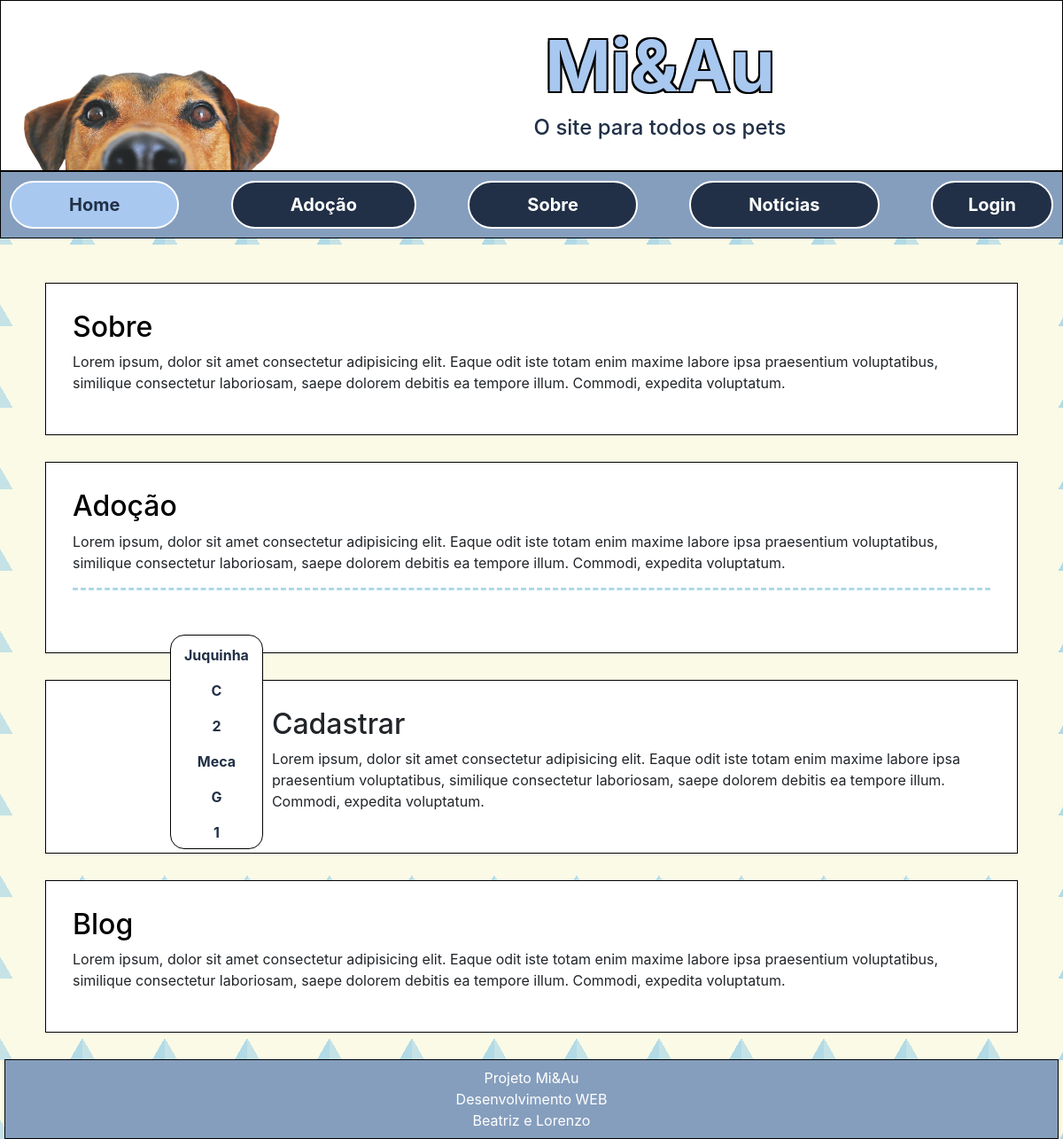
The app's page /, older data.
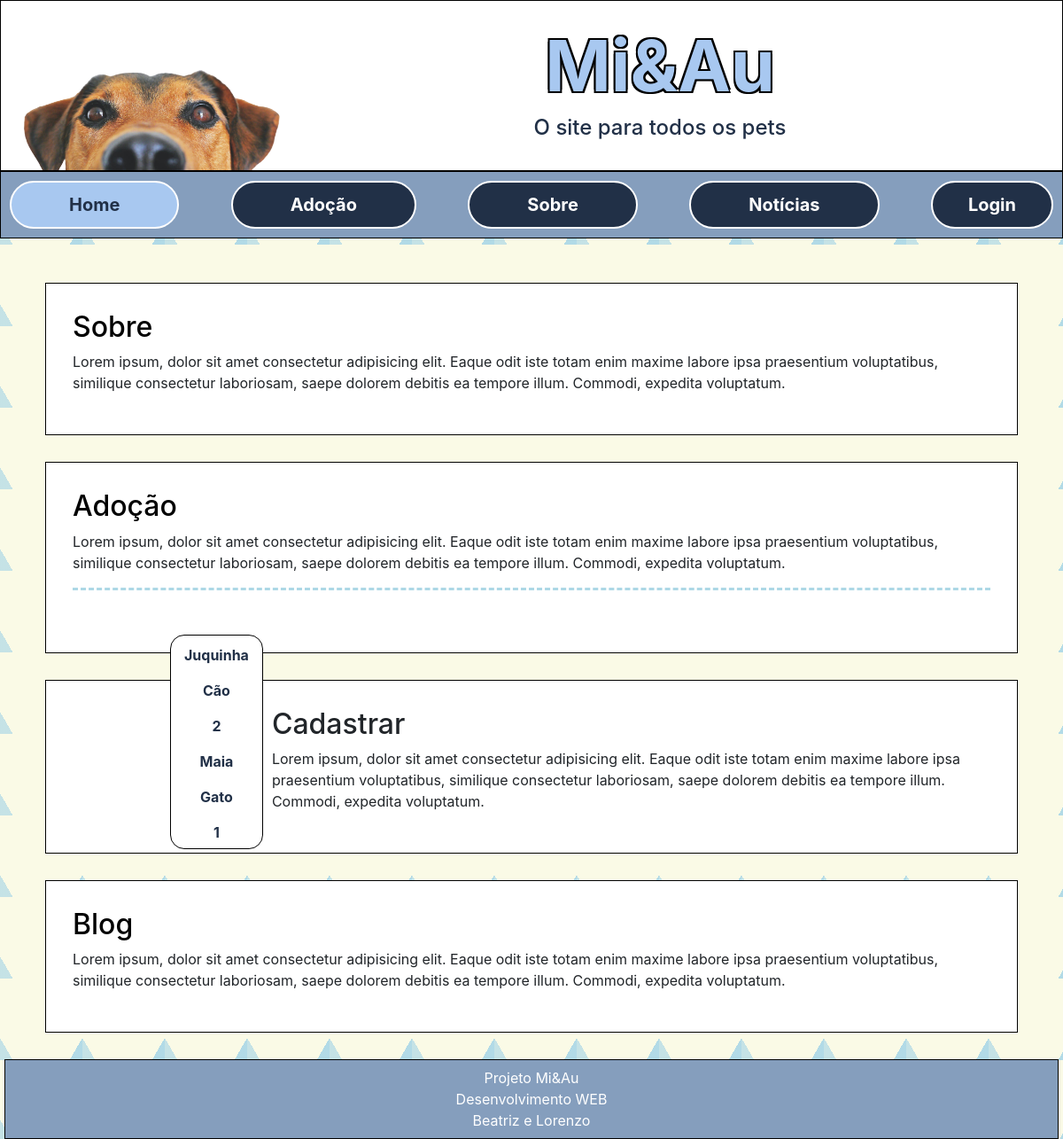
The same page, newer data.
### telainicial/models.py (models this page shows)
class Pets(models.Model):
    MF = [('M', 'Macho'), ('F', 'Fêmea')]
    Especies = [('Cão','Cão'), ('Gato','Gato')]
    Tamanhos = [('XP','Mini'),('P','Pequeno'),('M','Médio'),('G','Grande'),('XG','Extra Grande')]
    Castracao = [('S', 'Sim'), ('N', 'Não')]
    nome = models.CharField(max_length=100)
    idade = models.IntegerField(null=True)
    sexo = models.CharField(choices=MF, max_length=1)
    especie = models.CharField(choices=Especies, max_length=4)
    raca = models.CharField(max_length=30)
    porte = models.CharField(choices=Tamanhos, max_length=2)
    descricao = models.TextField()
    castrado = models.CharField(choices=Castracao, max_length=1)
    imagem = StdImageField('Imagem', upload_to=get_file_path, variations={'thumb': {'width': 480, 'height': 480, 'crop': True}})

### telainicial/views.py (the view)
# urls.py: path('', index),
def index(request):
    dados = {}
    search = request.GET.get('search')
    if search:
        dados['db'] = Pets.objects.filter(modelo__icontains=search)
    else:
        dados['db'] = Pets.objects.all()
    pets = Pets.objects.all()
    return render(request, 'index.html', {'pets': pets})

### telainicial/templates/index.html (shortened to what this page needs)
{% load static %}
<!DOCTYPE html>
<html lang="pt-br">
<head>
    <link rel="stylesheet" href="https://stackpath.bootstrapcdn.com/bootstrap/4.1.3/css/bootstrap.min.css">
    <link href="{% static 'style.css' %}" rel="stylesheet">
</head>
<body class="fundo">
    <header>
        <img id="banner" src="{% static 'images/h1.png' %}"/>
        <h1 id="titulo">Mi&Au</h1>
        <h4>O site para todos os pets</h4>
    </header>
    <div class="navbar">
        <a href="/" class="active">Home</a>
        <a href="/form">Adoção</a>
        <a href="/sobre">Sobre</a>
        <a href="/noticias">Notícias</a>
        <a href="accounts/login" class="right">Login</a>
    </div>
    <div class="content">
        <article>
            <a href="sobre"><h2>Sobre</h2></a>
            <p>Lorem ipsum, dolor sit amet consectetur adipisicing elit. Eaque odit iste totam enim maxime labore ipsa praesentium voluptatibus, similique consectetur laboriosam, saepe dolorem debitis ea tempore illum. Commodi, expedita voluptatum.</p>
        </article>
        <article>
            <a href="form"><h2>Adoção</h2></a>
            <p>Lorem ipsum, dolor sit amet consectetur adipisicing elit. Eaque odit iste totam enim maxime labore ipsa praesentium voluptatibus, similique consectetur laboriosam, saepe dolorem debitis ea tempore illum. Commodi, expedita voluptatum.</p>
            <hr><br><div class="lista-pets anunciados">
            <div class="anuncio">
                {% block content %}
                <div>
                {% for pet in pets %}
                    <div class="petname">
                        <p>{{ pet.nome}}</p>
                        <p>{{ pet.especie }}</p>
                        <p>{{ pet.idade }}<p>
                        </div>
                        {% endfor %}
                </div></div>
                {% endblock %}
            </div>
        </article>
        <article>
            <h2>Cadastrar</h2>
            <p>Lorem ipsum, dolor sit amet consectetur adipisicing elit. Eaque odit iste totam enim maxime labore ipsa praesentium voluptatibus, similique consectetur laboriosam, saepe dolorem debitis ea tempore illum. Commodi, expedita voluptatum.</p>
        </article>
        <article>
            <a href="noticias"><h2>Blog</h2></a>
            <p>Lorem ipsum, dolor sit amet consectetur adipisicing elit. Eaque odit iste totam enim maxime labore ipsa praesentium voluptatibus, similique consectetur laboriosam, saepe dolorem debitis ea tempore illum. Commodi, expedita voluptatum.</p>
        </article>
    </div>
    <footer>
        Projeto Mi&Au
        <br>
        Desenvolvimento WEB
        <br>
        Beatriz e Lorenzo
    </footer>
</body>
</html>

### projetoanimal/static/style.css (style rules this page uses)
* { margin: 0; padding: 0; }
.fundo { width: 100%; height: 100vh; background-color: #fafae6; background-image: linear-gradient(120deg, transparent 114px, rgba(173, 216, 230, 0.942) 114px), linear-gradient(240deg, transparent 114px, rgba(173, 216, 230, 0.685) 114px); background-size: 93px 92px; }
header { border: solid black 1px; padding: 25px; text-align: center; background-color: white; color: #a8c8f0; }
.content { width: 1098px; margin: auto; }
article { background-color: white; padding: 30px; border: solid 1px black; margin-bottom: 30px; height: fit-content; align-items: stretch; }
hr { border-top: 3px dashed lightblue; }
#titulo { font-size: 80px; font-weight: 700; text-shadow: -2px -2px 0 #000, 2px -2px 0 #000, -2px 2px 0 #000, 2px 2px 0 #000; }
h4 { color: #213047; }
.navbar { margin-bottom: 50px; padding: 10px; text-align: center; border: solid black 1px; overflow: hidden; background-color: #859EBD; position: sticky; position: -webkit-sticky; top: 0; }
.navbar a { float: left; display: block; color: white; text-align: center; padding: 10px 65px; text-decoration: none; background-color: #213047; font-size: 20px; border: solid white 2px; border-radius: 100px; font-weight: 700; }
.navbar a.right { float: right; padding: 10px 40px; }
.navbar a.active { background-color: #a8c8f0; color: #213047; }
footer { margin-top: 200px; border: solid black 1px; text-align: center; margin: 5px; height: 90px; display: flex; justify-content: center; align-items: center; background-color: #859EBD; color: white; }
#banner { width: 290px; margin-top: -39px; float: left; }
a { color: black; }
.anunciados { margin-bottom: 20px; }
.lista-pets { flex-direction: row; justify-content: space-between; margin: 0 100px 0; grid-template-columns: repeat(3, 1fr); }
.lista-pets .anuncio { border-radius: 16px; background-color: white; display: grid; grid-template-rows: 190px 30px; padding: 10px 15px 10px; margin-bottom: 30px; text-align: center; font-weight: bold; }
.anuncio { padding: 20px; margin: 10px; border: solid 1px black; color: #213047; float: left; }

Row changes from the older to the newer data that the page shows:
changed Pets "Juquinha": especie "C" → "Cão"
changed Pets: nome "Meca" → "Maia"; especie "G" → "Gato"
